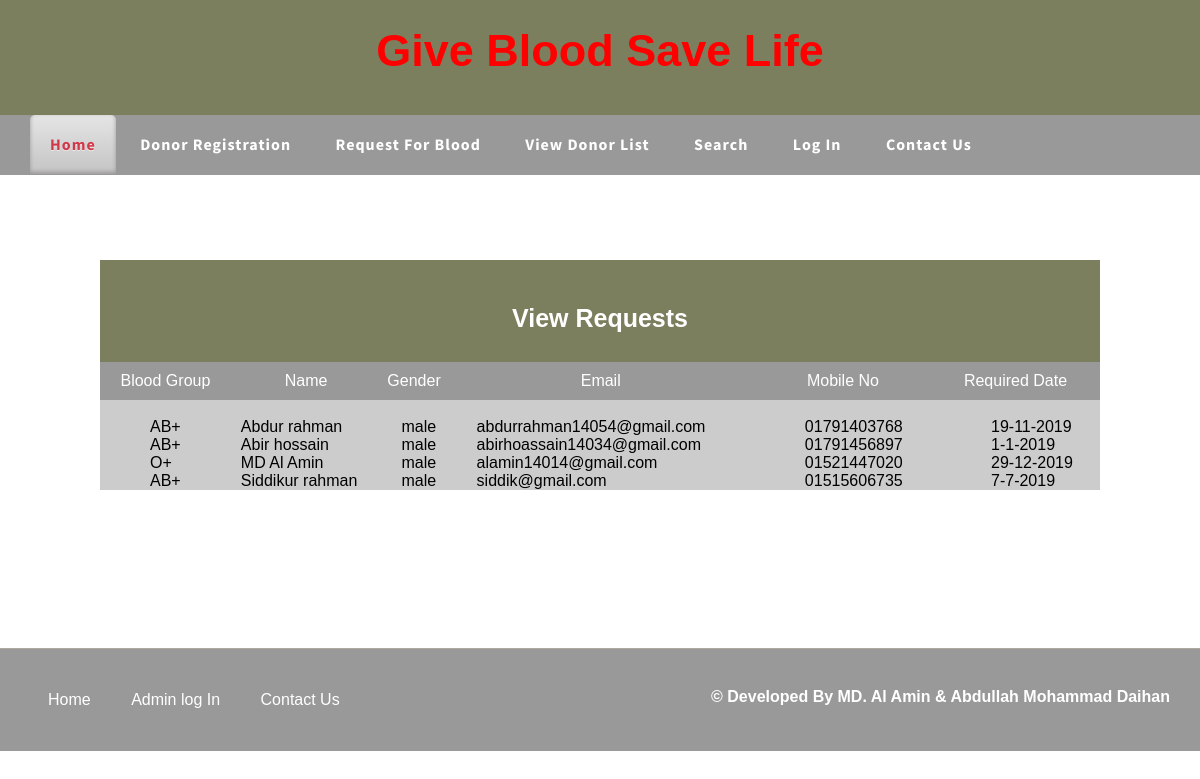
Screenshot of /viewrequest.php with the database file from the repository.
### tables this page shows
CREATE TABLE `requestes` (
  `req_id` int(100) NOT NULL,
  `name` varchar(100) NOT NULL,
  `gender` varchar(100) NOT NULL,
  `age` varchar(100) NOT NULL,
  `mobile` varchar(100) NOT NULL,
  `email` varchar(100) NOT NULL,
  `bgroup` varchar(100) NOT NULL,
  `reqdate` varchar(30) NOT NULL,
  `detail` varchar(500) NOT NULL
);

### viewrequest.php (the view, shortened to what this page needs)
<!DOCTYPE html PUBLIC "-//W3C//DTD XHTML 1.0 Transitional//EN" "http://www.w3.org/TR/xhtml1/DTD/xhtml1-transitional.dtd">
<html xmlns="http://www.w3.org/1999/xhtml">
<head>
<link href="css/lightbox.css" rel="stylesheet" />
    <link href="StyleSheet.css" rel="stylesheet" type="text/css" />
<link href="css/style.css" rel="stylesheet" type="text/css" media="all" />
<link href="css/flexslider.css" rel="stylesheet" type="text/css" media="all" />
</head>
<body>
<?php include('admin/function.php'); ?>
 <div class="hdd">
<div class="wrap">
<div class="header">
			Give Blood Save Life
	</div>
</div>
</div>
<div class="nav_bg">
<div class="wrap">
		<?php require('header.php');?> <br><br>
	</div>
<div style="height:auto; width:1000px; margin:auto; margin-top:50px; margin-bottom:50px; background-color:#CCC;">
     <form method="post" enctype="multipart/form-data">
 <table cellpadding="20" cellspacing="20" width="1000px" height="200px"  style="margin:auto" >
   <tr bgcolor="#CCC"><td colspan="7" align="center" class="hddd"><br>View Requests<br><br></td></tr>
 <tr style="background-color:#999" align="center" class="ff">
             <td class="ff" >Blood Group</td><td >Name</td><td >Gender</td><td >Email</td><td >Mobile No</td><td>Required Date</td>
        </tr>
   <tr><td>&nbsp;</td><td>&nbsp;</td></tr>
<?php
$cn=mysqli_connect("localhost","root","","bloodbank");
$s="select * from requestes";
	$result=mysqli_query($cn,$s);
	while($data=mysqli_fetch_array($result))
	{
				echo"<tr><td  style=' padding-left:50px'>$data[6]</td><td  style=' padding-left:10px'>$data[1]</td><td  style=' padding-left:20px'>$data[2]</td><td  style=' padding-left:30px'>$data[5]</td><td  style=' padding-left:50px'>$data[4]</td><td  style=' padding-left:60px'>$data[7]</td></tr>";
			}
			?>
</table>
</form>
        </div>
          	<br><br><br><br><br><br>
<div class="ftr-bg">
<div class="wrap">
<div class="footer">
	<div class="f_nav">
		<ul>
			<li class="active"><a href="index.php">Home</a></li>
            <li><a href="Admin/index.php">Admin log In</a></li>
            <li><a href="contact.php">Contact Us</a></li>
            </ul>
	</div>
<?php include('footer.php');?>
</div>
</div>
</div>
</body>
</html>

### css/lightbox.css (style rules this page uses)
body:after { content: url(../img/close.png) url(../img/loading.gif) url(../img/prev.png) url(../img/next.png); display: none; }

### css/style.css (style rules this page uses)
html,body,div,span,applet,object,iframe,h1,h2,h3,h4,h5,h6,p,blockquote,pre,a,abbr,acronym,address,big,cite,code,del,dfn,em,img,ins,kbd,q,s,samp,small,strike,strong,sub,sup,tt,var,b,u,i,dl,dt,dd,ol,nav ul,nav li,fieldset,form,label,legend,table,caption,tbody,tfoot,thead,tr,th,td,article,aside,canvas,details,embed,figure,figcaption,footer,header,hgroup,menu,nav,output,ruby,section,summary,time,mark,audio,video { margin:0;padding:0;border:0;font-size:100%;font:inherit;vertical-align:baseline; }
ol,ul { list-style:none;margin:0;padding:0; }
table { border-collapse:collapse;border-spacing:0; }
a { text-decoration:none; }
body { font-family: Arial, Geneva,Helvetica, sans-serif; font-size: 100%; }
.wrap { margin:0 auto; width:80%; }
.nav_bg { background:#999; height:60px; }
.ftr-bg { background: #999; border-top: 1px solid rgba(214, 195, 167, 0.34); }
.footer { padding:3% 0; }
.f_nav { float:left; }
.f_nav li { display: inline-block; }
.f_nav li.active a { color:#ffffff; background: #999; background: #999; background: #999; filter: progid:DXImageTransform.Microsoft.gradient( startColorstr='#db3c4c', endColorstr='#a22c38',GradientType=0 ); }
.f_nav li a { border-radius: 0px; -webkit-border-radius: 0px; -moz-border-radius: 0px; -o-border-radius: 0px; display:block; padding: 8px 18px; color: #FFF; font-size: 1em; }
@media only screen and (max-width: 1280px) { .wrap { width:95%; } }

### viewrequest.php (style rules this page uses)
.hdd { height: 90px; background: #7c7f5e; color: red; padding-top: 25px; font-size: 45px; text-align: center; font-weight: bold; }
.hddd { height: 80px; background: #7c7f5e; color: #fff; padding-top: 15px; font-size: 25px; text-align: center; font-weight: bold; }
.ff { padding: 10px; color:#fff; }

### rows the page displays
requestes: bgroup "AB+", name "Abdur rahman", gender "male", email "abdurrahman14054@gmail.com", mobile "01791403768", reqdate "19-11-2019"
requestes: bgroup "AB+", name "Abir hossain", gender "male", email "abirhoassain14034@gmail.com", mobile "01791456897", reqdate "1-1-2019"
requestes: bgroup "O+", name "MD Al Amin", gender "male", email "alamin14014@gmail.com", mobile "01521447020", reqdate "29-12-2019"
requestes: bgroup "AB+", name "Siddikur rahman", gender "male", email "siddik@gmail.com", mobile "01515606735", reqdate "7-7-2019"
